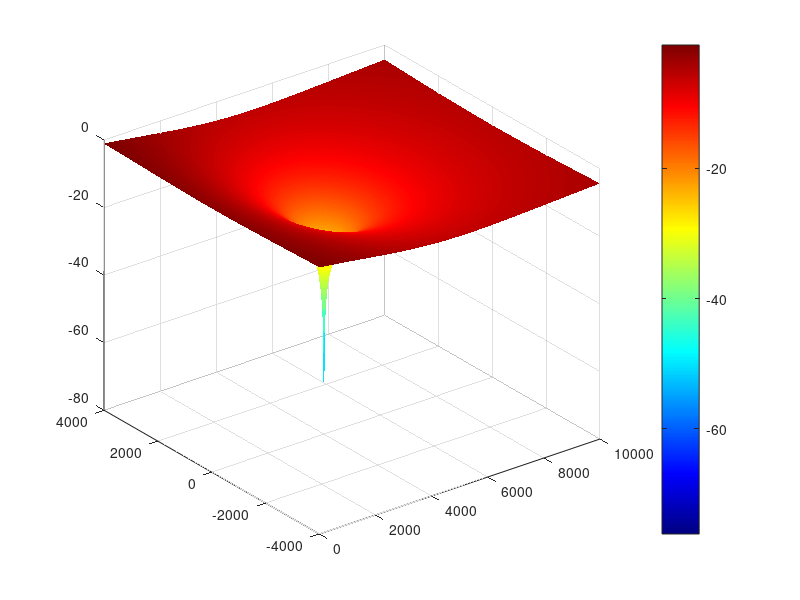

Source code (MATLAB):
format long g
format compact
clc
close all
clearvars

% get the location of the script file to save figures
full_path = mfilename('fullpath');
[startpath,  filename, ext] = fileparts(full_path);
plot_num = 1;


%% Loss - 20*LOG(R)+20*LOG(F)-27.55	
frequency = 100;

x_range_max = 10000;
x_range_step = 20;
x_range_min = 0;

y_range_max = 4000;
y_range_step = 20;
y_range_min = -4000;

x_range = x_range_min:x_range_step:x_range_max;
y_range = y_range_min:y_range_step:y_range_max;


[x, y, z] = meshgrid(x_range, y_range, 5000);

%%

range_map = sqrt(x.*x + y.*y + z.*z);

loss_map1 = -(20*log10(range_map) + 20*log10(frequency) - 27.55);


%%
x_range2 = x_range - 4000;
y_range2 = y_range_min:y_range_step:y_range_max;


[x2, y2, z2] = meshgrid(x_range2, y_range2, 1);

%%

range_map2 = sqrt(x2.*x2 + y2.*y2 + z2.*z2);

loss_map2 = -(20*log10(range_map2) + 20*log10(frequency) - 27.55);

%%

loss_map = loss_map1 - loss_map2;

figure(plot_num)

surf(x_range, y_range, loss_map, 'edgecolor', 'none');

colormap(jet(256))
colorbar
